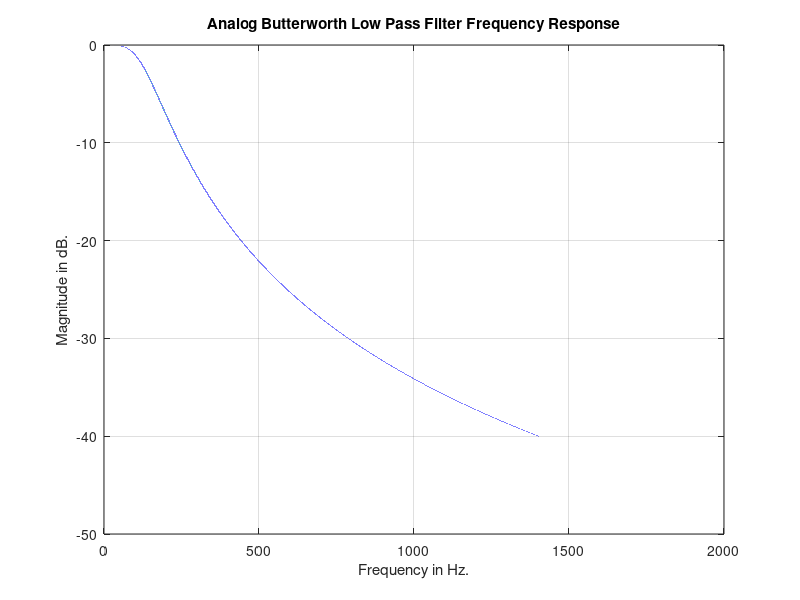
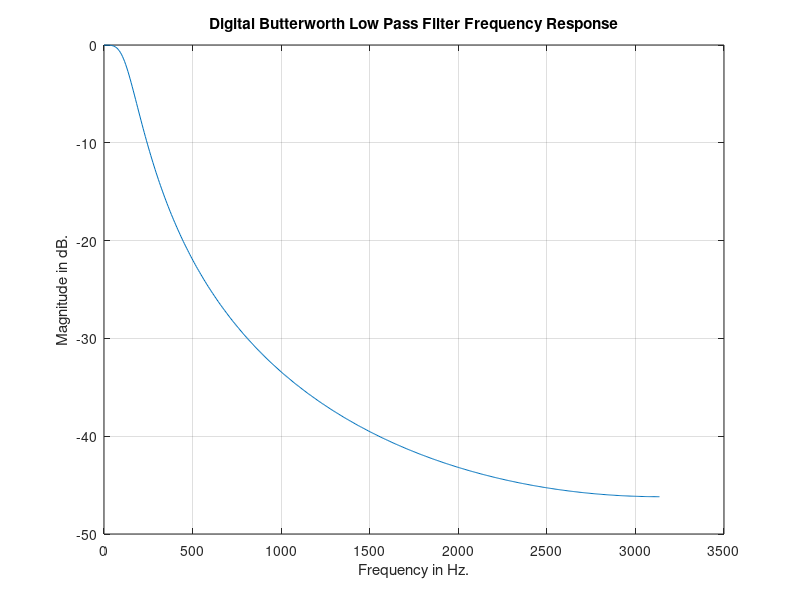

The MATLAB source for these figures, in order:
% Low Pass BUTTERWORTH FILTER DESIGN using Impulse Invariance Technique
% Pass Band Gain, Stop Band Attenuation
% Pass Band Edge Frequency, Stop Band Edge Frequency

loop=1;
while (loop==1)
   clc;
   disp('  ');
   disp('DIGITAL BUTTERWORTH LOW PASS FILTER DESIGN using Impulse Invariance Technique');
   disp('Specifications are');
   disp('Passband Edge Freq. in Hz and Gain in dB');
   disp('Stopband Edge Freq. in Hz and Attenuation in dB');
   disp('  ');
%       fp=input('Passband Edge Frequency in Hz. = ');
%       rp=input('Passband Gain in dB (Positive Value Only) = ');
%       fs=input('Stopband Edge Frequency in Hz. = ');
%       rs=input('Stopband Attenuation in dB (Positive Value Only) = ');
%       fsamp=input('Sampling Frequency in Hz = ');
%       wp=2*pi*fp;
%       ws=2*pi*fs;
      
      rp=1;
      rs=40
      wp=100; % Rads/Sec
      ws=2000; % Rads/Sec
      fsamp=1000; % Hz
      
      N = ceil(log10(((10^(rp/10))-1)/((10^(rs/10))-1))/(2*log10(wp/ws)));
      wn = wp/(((10^(rp/10))-1)^(1/(2*N)));
      
      K=wn^N;
      %z=[zeros(N,1)];
      z=[];
      sk=[];
      for k=0:N-1;
          sk=[sk,wn*exp(j*(2*k+1+N)*pi/(2*N))];
      end
      disp('Order of the Filter....')
      disp(N);
      disp('Cut Off Frequency in Hz....')
      fn=wn/(2*pi)
      disp('Gain....')
      disp(K);
      disp('Poles are....')
      disp(sk);
      [num,den]=zp2tf(z,sk,K);
      disp('Analog Butterworth Low Pass Filter Numerator Coefficients....')
      disp(num)
      disp('Analog Butterworth Low Pass Filter Denominator Coefficients....')
      disp(den)
   
   disp('Press a Key to Continue.......')
   pause;
   fres=0:0.01:10*max(wn);
   resps = freqs(num,den,fres);
   mags=20*log10(abs(resps));
%   Fs=fres/(2*pi);
   figure(1);
   plot(fres,mags);
   title('Analog Butterworth Low Pass Filter Frequency Response');
   xlabel('Frequency in Hz.');
   ylabel('Magnitude in dB.');
   grid;
   zoom;
   disp(' ')
   disp('Press a key to Continue........')
   pause
   
%  Digital Filter Design
   disp(' ')
   disp('Impulse Invariance Transformation')
   [BZ,AZ]=impinvar(num,den,fsamp);
   disp(' ')
   disp('Digital Butterworth Low Pass Filter Numerator Coefficients....')
   disp(BZ)
   disp('Digital Butterworth Low Pass Filter Denominator Coefficients....')
   disp(AZ)

   [respz,frez]=freqz(BZ,AZ);
   
   magz=20*log10(abs(respz));
%   fz=frez*fsamp/(2*pi);
   fz=frez*fsamp;
   figure(2)
   plot(fz,magz);
   title('Digital Butterworth Low Pass Filter Frequency Response');
   xlabel('Frequency in Hz.');
   ylabel('Magnitude in dB.');
   grid;
   zoom;
   disp('Press a Key to Continue.......')
   pause
   disp('  ');
   choice=input('DO YOU WANT TO CONTINUE WITH THE DESIGN...?(Y)= ','s');
   switch upper(choice)
   case 'Y',
      loop=1;
   otherwise
      loop=0;
   end
end

   